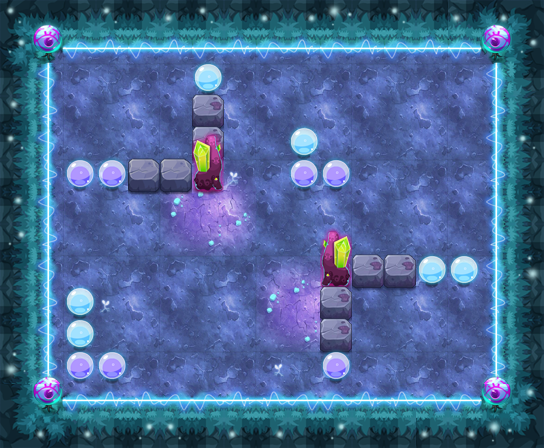

Below is a game level as drawn by its tile map, then a one-line description and the .tmx that defines it (tile-layer data replaced by summaries):
An orthogonal 17x14 tile map with 32x32 px tiles, 15 tile layers (PASS, 块层 2, 块层 15, 块层 13, ...) and 12 objects (8x TRAP, 3x yhwl1, PLAYER).

<map version="1.0" orientation="orthogonal" width="17" height="14" tilewidth="32" tileheight="32">
 <properties>
  <property name="DESTRY1" value="27" />
  <property name="DESTRY2" value="39" />
  <property name="DESTRY_COUNT" value="2" />
  <property name="EXP" value="1430" />
  <property name="ITEM" value="D057" />
  <property name="LOSE_SCRIPT" value="" />
  <property name="MONEY" value="2145" />
  <property name="START_SCRIPT" value="" />
  <property name="WIN_SCRIPT" value="" />
 </properties>
 <tileset firstgid="1" name="ysmg" tilewidth="32" tileheight="32">
  <image source="ysmg.png" width="480" height="535" />
 </tileset>
 <layer name="PASS" width="17" height="14">
  <data>[238 cells, 131 non-empty, 10 distinct tile ids]</data>
 </layer>
 <layer name="块层 2" width="17" height="14">
  <data>[238 cells, 238 non-empty, 26 distinct tile ids]</data>
 </layer>
 <layer name="块层 15" width="17" height="14">
  <data>[238 cells, 39 non-empty, 6 distinct tile ids]</data>
 </layer>
 <layer name="块层 13" width="17" height="14">
  <data>[238 cells, 52 non-empty, 6 distinct tile ids]</data>
 </layer>
 <layer name="块层 3" width="17" height="14">
  <data>[238 cells, 14 non-empty, 4 distinct tile ids]</data>
 </layer>
 <layer name="块层 6" width="17" height="14">
  <data>[238 cells, 23 non-empty, 5 distinct tile ids]</data>
 </layer>
 <layer name="SHELTER 11" width="17" height="14">
  <data>[238 cells, 2 non-empty, 1 distinct tile ids]</data>
 </layer>
 <layer name="SHELTER 10" width="17" height="14">
  <data>[238 cells, 3 non-empty, 1 distinct tile ids]</data>
 </layer>
 <layer name="SHELTER 9" width="17" height="14">
  <data>[238 cells, 2 non-empty, 2 distinct tile ids]</data>
 </layer>
 <layer name="SHELTER 8" width="17" height="14">
  <data>[238 cells, 2 non-empty, 2 distinct tile ids]</data>
 </layer>
 <layer name="SHELTER 7" width="17" height="14">
  <data>[238 cells, 5 non-empty, 3 distinct tile ids]</data>
 </layer>
 <layer name="SHELTER 4" width="17" height="14">
  <data>[238 cells, 7 non-empty, 3 distinct tile ids]</data>
 </layer>
 <layer name="SHELTER 3" width="17" height="14">
  <data>[238 cells, 2 non-empty, 2 distinct tile ids]</data>
 </layer>
 <layer name="SHELTER 2" width="17" height="14">
  <data>[238 cells, 1 non-empty, 1 distinct tile ids]</data>
 </layer>
 <layer name="SHELTER 1" width="17" height="14">
  <data>[238 cells, 1 non-empty, 1 distinct tile ids]</data>
 </layer>
 <objectgroup name="对象层 1" width="17" height="14">
  <object name="PLAYER" type="PLAYER" x="64" y="64" width="32" height="32" />
  <object name="bh1" type="TRAP" x="128" y="288" width="32" height="32">
   <properties>
    <property name="trap_ani" value="black_hole.actor" />
    <property name="trap_floor" value="true" />
    <property name="trap_id" value="2" />
    <property name="trap_sh" value="0.1" />
    <property name="trap_sw" value="0.1" />
   </properties>
  </object>
  <object name="xy1" type="TRAP" x="128" y="288" width="32" height="32">
   <properties>
    <property name="lua_ai" value="trap_mire_ai" />
    <property name="trap_sh" value="0.1" />
    <property name="trap_sw" value="0.1" />
   </properties>
  </object>
  <object name="bh1" type="TRAP" x="256" y="224" width="32" height="32">
   <properties>
    <property name="trap_ani" value="black_hole.actor" />
    <property name="trap_floor" value="true" />
    <property name="trap_id" value="2" />
    <property name="trap_sh" value="0.1" />
    <property name="trap_sw" value="0.1" />
   </properties>
  </object>
  <object name="xy1" type="TRAP" x="256" y="224" width="32" height="32">
   <properties>
    <property name="lua_ai" value="trap_mire_ai" />
    <property name="trap_sh" value="0.1" />
    <property name="trap_sw" value="0.1" />
   </properties>
  </object>
  <object name="bh1" type="TRAP" x="352" y="96" width="32" height="32">
   <properties>
    <property name="trap_ani" value="black_hole.actor" />
    <property name="trap_floor" value="true" />
    <property name="trap_id" value="2" />
    <property name="trap_sh" value="0.1" />
    <property name="trap_sw" value="0.1" />
   </properties>
  </object>
  <object name="xy1" type="TRAP" x="352" y="96" width="32" height="32">
   <properties>
    <property name="lua_ai" value="trap_mire_ai" />
    <property name="trap_sh" value="0.1" />
    <property name="trap_sw" value="0.1" />
   </properties>
  </object>
  <object name="mp1" type="TRAP" x="160" y="128" width="32" height="32">
   <properties>
    <property name="trap_ani" value="mp.actor" />
    <property name="trap_floor" value="true" />
    <property name="trap_id" value="0" />
    <property name="trap_script" value="trap_moveto(&quot;PLAYER&quot;, &quot;mp1&quot;,target(&quot;mp2&quot;):getX(),target(&quot;mp2&quot;):getY() );" />
    <property name="trap_sound_id" value="1" />
    <property name="trap_start_mode" value="0" />
    <property name="trap_state" value="open" />
   </properties>
  </object>
  <object name="mp2" type="TRAP" x="352" y="288" width="32" height="32">
   <properties>
    <property name="trap_ani" value="mp.actor" />
    <property name="trap_floor" value="true" />
    <property name="trap_id" value="0" />
    <property name="trap_script" value="trap_moveto(&quot;PLAYER&quot;, &quot;mp2&quot;,target(&quot;mp1&quot;):getX(),target(&quot;mp1&quot;):getY() );" />
    <property name="trap_sound_id" value="1" />
    <property name="trap_start_mode" value="0" />
    <property name="trap_state" value="open" />
   </properties>
  </object>
  <object name="yhwl1" x="416" y="320" width="32" height="32">
   <properties>
    <property name="lua_ai" value="monster_yhwl_ai" />
    <property name="quality" value="yhwl1.quality" />
   </properties>
  </object>
  <object name="yhwl1" x="416" y="64" width="32" height="32">
   <properties>
    <property name="lua_ai" value="monster_yhwl_ai" />
    <property name="quality" value="yhwl1.quality" />
   </properties>
  </object>
  <object name="yhwl1" x="320" y="192" width="32" height="32">
   <properties>
    <property name="lua_ai" value="monster_yhwl_ai" />
    <property name="quality" value="yhwl1.quality" />
   </properties>
  </object>
 </objectgroup>
</map>
